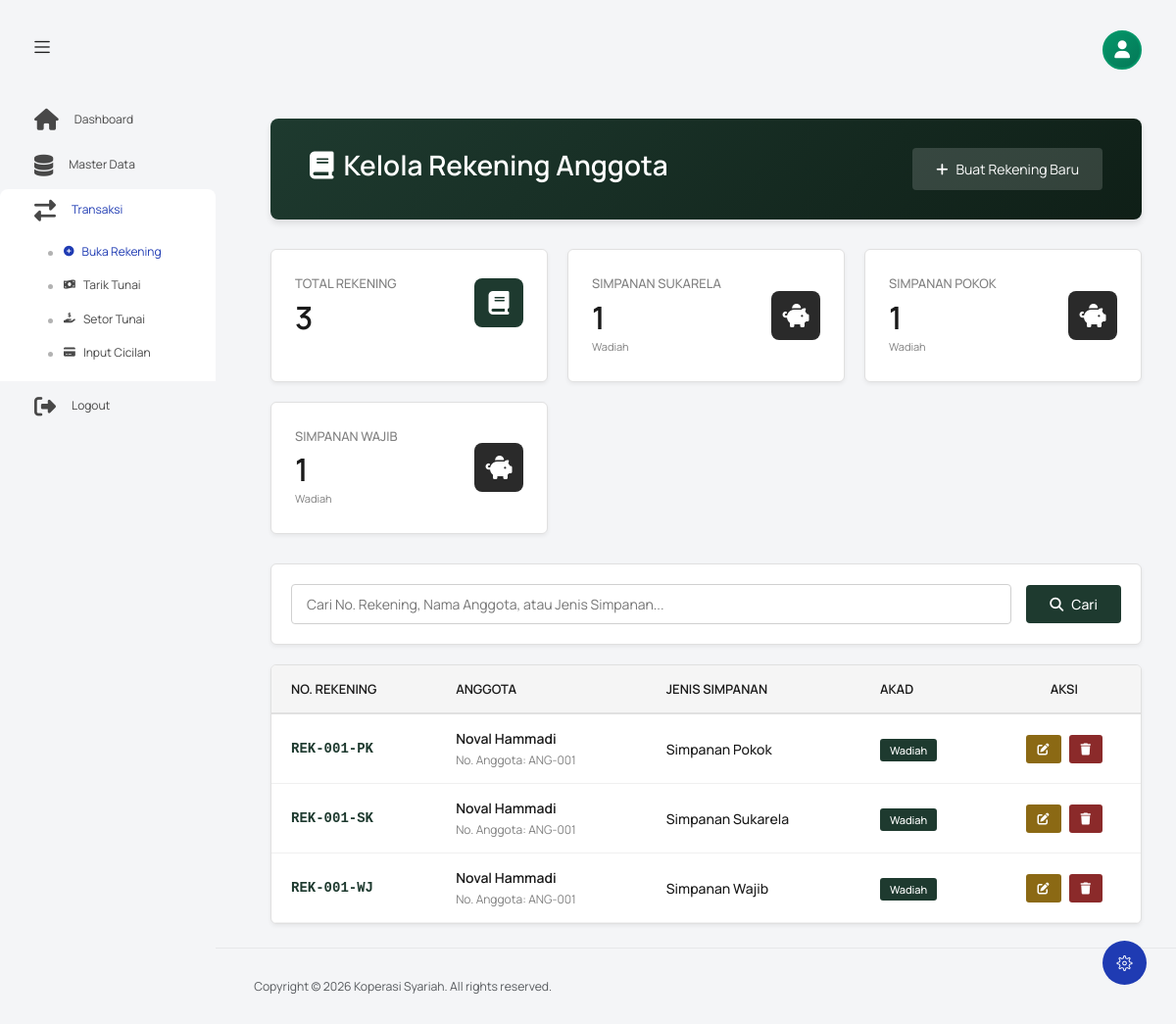
/index.php?controller=rekening&action=index (signed in), run on the app's committed database.
### tables this page shows
CREATE TABLE `tb_jenis_simpanan` (
  `id_jenis` int NOT NULL,
  `nama_simpanan` varchar(50) DEFAULT NULL,
  `akad` varchar(50) DEFAULT NULL,
  `minimal_setor` decimal(15,2) DEFAULT NULL
);

CREATE TABLE `tb_simpanan_anggota` (
  `id_simpanan` int NOT NULL,
  `no_rekening` varchar(20) DEFAULT NULL,
  `total_setoran` decimal(15,2) NOT NULL DEFAULT '0.00' COMMENT 'Total uang yang masuk',
  `total_penarikan` decimal(15,2) NOT NULL DEFAULT '0.00' COMMENT 'Total uang yang diambil',
  `saldo_terakhir` decimal(15,2) DEFAULT '0.00',
  `status` enum('Aktif','Tutup') DEFAULT 'Aktif',
  `id_anggota` int DEFAULT NULL,
  `id_jenis` int DEFAULT NULL
);

CREATE TABLE `tb_anggota` (
  `id_anggota` int NOT NULL,
  `no_anggota` varchar(20) NOT NULL,
  `nik` varchar(16) NOT NULL,
  `nama_lengkap` varchar(100) NOT NULL,
  `jenis_kelamin` enum('L','P') NOT NULL,
  `tempat_lahir` varchar(50) DEFAULT NULL,
  `tanggal_lahir` date DEFAULT NULL,
  `alamat` text,
  `no_hp` varchar(15) DEFAULT NULL,
  `pekerjaan` varchar(50) DEFAULT NULL,
  `username` varchar(50) DEFAULT NULL,
  `password` varchar(255) DEFAULT NULL,
  `status_aktif` enum('Aktif','Non-Aktif') DEFAULT 'Aktif',
  `tanggal_daftar` date DEFAULT NULL
);

### views/rekening/index.php (the view, shortened to what the rows shown need)
<?php include('template/header.php'); ?>
<body class="with-welcome-text">
  <div class="container-scroller">
    <div class="container-fluid page-body-wrapper">
      <div class="main-panel">
        <div class="content-wrapper">
          <div class="row">
            <div class="col-sm-12">
              <div style="background: linear-gradient(135deg, #1e3a2f 0%, #0f1f17 100%); color: white; padding: 30px 40px; border-radius: 8px; margin-bottom: 30px; box-shadow: 0 4px 6px rgba(0, 0, 0, 0.1);">
                <div style="display: flex; justify-content: space-between; align-items: center;">
                  <div>
                    <h2 style="font-size: 28px; font-weight: 600; margin: 0 0 8px 0; color: white;">
                      <i class="fas fa-book" style="margin-right: 10px;"></i>Kelola Rekening Anggota
                    </h2>
                  </div>
                </div>
              </div>
              <div style="display: grid; grid-template-columns: repeat(auto-fit, minmax(250px, 1fr)); gap: 20px; margin-bottom: 30px;">
                <?php if (!empty($statistics['rekening_per_jenis'])): ?>
                  <?php foreach (array_slice($statistics['rekening_per_jenis'], 0, 3) as $jenis): ?>
                    <div style="background: white; border: 1px solid #e0e0e0; border-radius: 6px; padding: 24px; box-shadow: 0 2px 4px rgba(0, 0, 0, 0.06);">
                      <div style="display: flex; align-items: center; justify-content: space-between;">
                        <div>
                          <p style="margin: 0 0 8px 0; font-size: 13px; color: #808080; text-transform: uppercase; font-weight: 500;"><?= htmlspecialchars($jenis['nama_simpanan']) ?></p>
                          <h3 style="margin: 0; font-size: 32px; font-weight: 600; color: #1a1a1a;">
                            <?= number_format($jenis['total_rekening']) ?>
                          </h3>
                          <p style="margin: 4px 0 0 0; font-size: 11px; color: #808080;"><?= htmlspecialchars($jenis['akad']) ?></p>
                        </div>
                        <div style="width: 50px; height: 50px; background: #2a2a2a; border-radius: 8px; display: flex; align-items: center; justify-content: center;">
                          <i class="fas fa-piggy-bank" style="font-size: 24px; color: white;"></i>
                        </div>
                      </div>
                    </div>
                  <?php endforeach; ?>
                <?php endif; ?>
              </div>
              <div style="background: white; border: 1px solid #e0e0e0; border-radius: 6px; overflow: hidden; box-shadow: 0 2px 4px rgba(0, 0, 0, 0.06);">
                <div style="overflow-x: auto;">
                  <table style="width: 100%; border-collapse: collapse;">
                    <thead>
                      <tr style="background: #f5f5f5; border-bottom: 2px solid #e0e0e0;">
                        <th style="padding: 15px 20px; text-align: left; font-size: 13px; font-weight: 600; color: #1a1a1a; text-transform: uppercase;">No. Rekening</th>
                        <th style="padding: 15px 20px; text-align: left; font-size: 13px; font-weight: 600; color: #1a1a1a; text-transform: uppercase;">Anggota</th>
                        <th style="padding: 15px 20px; text-align: left; font-size: 13px; font-weight: 600; color: #1a1a1a; text-transform: uppercase;">Jenis Simpanan</th>
                        <th style="padding: 15px 20px; text-align: left; font-size: 13px; font-weight: 600; color: #1a1a1a; text-transform: uppercase;">Akad</th>
                        <th style="padding: 15px 20px; text-align: center; font-size: 13px; font-weight: 600; color: #1a1a1a; text-transform: uppercase;">Aksi</th>
                      </tr>
                    </thead>
                    <tbody>
                      <?php if (empty($rekening)): ?>
                        <tr>
                          <td colspan="5" style="padding: 40px; text-align: center; color: #808080;">
                            <i class="fas fa-inbox" style="font-size: 48px; margin-bottom: 15px; color: #b0b0b0;"></i>
                            <p style="margin: 0; font-size: 14px;">Tidak ada data rekening</p>
                            <?php if (!empty($search)): ?>
                              <p style="margin: 5px 0 0 0; font-size: 12px;">Coba kata kunci pencarian lain</p>
                            <?php else: ?>
                            <p style="margin: 5px 0 0 0; font-size: 12px;">
                              <a href="index.php?controller=rekening&action=create" style="color: #1e3a2f; font-weight: 500;">Buat rekening baru</a>
                            </p>
                            <?php endif; ?>
                          </td>
                        </tr>
                      <?php else: ?>
                        <?php foreach ($rekening as $row): ?>
                          <tr style="border-bottom: 1px solid #f0f0f0; transition: background 0.2s ease;">
                            <td style="padding: 15px 20px;">
                              <div style="font-family: 'Courier New', monospace; font-weight: 600; color: #1e3a2f; font-size: 14px;">
                                <?= htmlspecialchars($row['no_rekening']) ?>
                              </div>
                            </td>
                            <td style="padding: 15px 20px;">
                              <div style="font-weight: 600; color: #1a1a1a; font-size: 14px; margin-bottom: 4px;">
                                <?= htmlspecialchars($row['nama_lengkap']) ?>
                              </div>
                              <div style="font-size: 12px; color: #808080;">
                                No. Anggota: <?= htmlspecialchars($row['no_anggota']) ?>
                              </div>
                            </td>
                            <td style="padding: 15px 20px;">
                              <div style="font-weight: 500; color: #1a1a1a; font-size: 14px;">
                                <?= htmlspecialchars($row['nama_simpanan']) ?>
                              </div>
                            </td>
                            <td style="padding: 15px 20px;">
                              <span style="background: #1e3a2f; color: white; padding: 4px 10px; border-radius: 3px; font-size: 11px; font-weight: 500;">
                                <?= htmlspecialchars($row['akad']) ?>
                              </span>
                            </td>
                            <td style="padding: 15px 20px; text-align: center;">
                              <div style="display: flex; gap: 8px; justify-content: center;">
                                <a href="index.php?controller=rekening&action=edit&no=<?= urlencode($row['no_rekening']) ?>"
                                   style="padding: 6px 12px; background: #8b6914; color: white; border-radius: 3px; text-decoration: none; font-size: 12px; transition: all 0.3s ease;"
                                   title="Edit">
                                  <i class="fas fa-edit"></i>
                                </a>
                                <button onclick="confirmDelete('<?= htmlspecialchars($row['no_rekening']) ?>', '<?= htmlspecialchars($row['nama_lengkap']) ?>')"
                                        style="padding: 6px 12px; background: #8b2a2a; color: white; border: none; border-radius: 3px; font-size: 12px; cursor: pointer; transition: all 0.3s ease;"
                                        title="Hapus">
                                  <i class="fas fa-trash"></i>
                                </button>
                              </div>
                            </td>
                          </tr>
                        <?php endforeach; ?>
                      <?php endif; ?>
                    </tbody>
                  </table>
                </div>
              </div>
            </div>
          </div>
        </div>
      </div>
    </div>
  </div>
</body>
</html>

### data on the page
tb_jenis_simpanan: nama_simpanan "SIMPANAN SUKARELA", total_rekening "1", akad "Wadiah"
tb_jenis_simpanan: nama_simpanan "SIMPANAN POKOK", total_rekening "1", akad "Wadiah"
tb_jenis_simpanan: nama_simpanan "SIMPANAN WAJIB", total_rekening "1", akad "Wadiah"
tb_simpanan_anggota: no_rekening "REK-001-PK", id_anggota.nama_lengkap "Noval Hammadi", id_anggota.no_anggota "ANG-001", id_jenis.nama_simpanan "Simpanan Pokok", id_jenis.akad "Wadiah"
tb_simpanan_anggota: no_rekening "REK-001-SK", id_anggota.nama_lengkap "Noval Hammadi", id_anggota.no_anggota "ANG-001", id_jenis.nama_simpanan "Simpanan Sukarela", id_jenis.akad "Wadiah"
tb_simpanan_anggota: no_rekening "REK-001-WJ", id_anggota.nama_lengkap "Noval Hammadi", id_anggota.no_anggota "ANG-001", id_jenis.nama_simpanan "Simpanan Wajib", id_jenis.akad "Wadiah"

### other printed values
$statistics['total_rekening'] "3"
